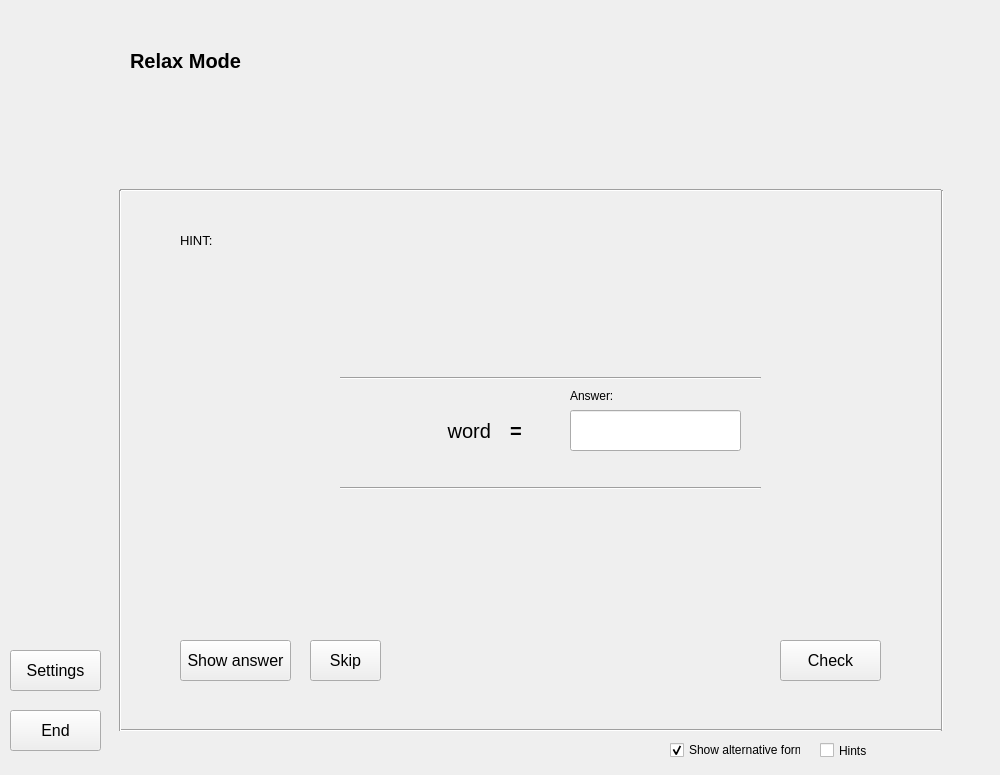
<?xml version="1.0" encoding="UTF-8"?>
<ui version="4.0">
 <class>RelaxMode</class>
 <widget class="QWidget" name="RelaxMode">
  <property name="geometry">
   <rect>
    <x>0</x>
    <y>0</y>
    <width>1000</width>
    <height>775</height>
   </rect>
  </property>
  <property name="windowTitle">
   <string>Langualizer alpha v1.2</string>
  </property>
  <property name="layoutDirection">
   <enum>Qt::LeftToRight</enum>
  </property>
  <widget class="QLabel" name="label">
   <property name="geometry">
    <rect>
     <x>130</x>
     <y>40</y>
     <width>131</width>
     <height>41</height>
    </rect>
   </property>
   <property name="font">
    <font>
     <pointsize>15</pointsize>
     <weight>75</weight>
     <bold>true</bold>
    </font>
   </property>
   <property name="text">
    <string>Relax Mode</string>
   </property>
  </widget>
  <widget class="QStackedWidget" name="stackedWidget">
   <property name="geometry">
    <rect>
     <x>130</x>
     <y>200</y>
     <width>811</width>
     <height>511</height>
    </rect>
   </property>
   <property name="currentIndex">
    <number>1</number>
   </property>
   <widget class="QWidget" name="page_start">
    <widget class="QPushButton" name="pushButton_start">
     <property name="geometry">
      <rect>
       <x>320</x>
       <y>200</y>
       <width>131</width>
       <height>51</height>
      </rect>
     </property>
     <property name="font">
      <font>
       <pointsize>12</pointsize>
       <weight>75</weight>
       <bold>true</bold>
      </font>
     </property>
     <property name="text">
      <string>Start</string>
     </property>
    </widget>
    <widget class="QLabel" name="label_2">
     <property name="geometry">
      <rect>
       <x>270</x>
       <y>80</y>
       <width>331</width>
       <height>71</height>
      </rect>
     </property>
     <property name="font">
      <font>
       <pointsize>12</pointsize>
      </font>
     </property>
     <property name="text">
      <string>Press Start when you are ready!</string>
     </property>
    </widget>
   </widget>
   <widget class="QWidget" name="page_2">
    <widget class="QLabel" name="label_3">
     <property name="geometry">
      <rect>
       <x>440</x>
       <y>180</y>
       <width>91</width>
       <height>31</height>
      </rect>
     </property>
     <property name="text">
      <string>Answer:</string>
     </property>
    </widget>
    <widget class="QLineEdit" name="lineEdit_answer">
     <property name="geometry">
      <rect>
       <x>440</x>
       <y>210</y>
       <width>171</width>
       <height>41</height>
      </rect>
     </property>
     <property name="font">
      <font>
       <pointsize>12</pointsize>
      </font>
     </property>
     <property name="toolTip">
      <string>Write the answer and press &lt;Enter&gt; or click &lt;Check&gt;.</string>
     </property>
     <property name="text">
      <string/>
     </property>
    </widget>
    <widget class="QLabel" name="label_5">
     <property name="geometry">
      <rect>
       <x>380</x>
       <y>210</y>
       <width>31</width>
       <height>41</height>
      </rect>
     </property>
     <property name="font">
      <font>
       <pointsize>15</pointsize>
       <weight>75</weight>
       <bold>true</bold>
      </font>
     </property>
     <property name="text">
      <string>=</string>
     </property>
    </widget>
    <widget class="QLabel" name="label_question">
     <property name="geometry">
      <rect>
       <x>10</x>
       <y>210</y>
       <width>351</width>
       <height>41</height>
      </rect>
     </property>
     <property name="font">
      <font>
       <pointsize>15</pointsize>
      </font>
     </property>
     <property name="toolTip">
      <string>TEST</string>
     </property>
     <property name="layoutDirection">
      <enum>Qt::LeftToRight</enum>
     </property>
     <property name="text">
      <string>word</string>
     </property>
     <property name="alignment">
      <set>Qt::AlignRight|Qt::AlignTrailing|Qt::AlignVCenter</set>
     </property>
    </widget>
    <widget class="QPushButton" name="pushButton_check">
     <property name="geometry">
      <rect>
       <x>650</x>
       <y>440</y>
       <width>101</width>
       <height>41</height>
      </rect>
     </property>
     <property name="font">
      <font>
       <pointsize>12</pointsize>
      </font>
     </property>
     <property name="text">
      <string>Check</string>
     </property>
    </widget>
    <widget class="QPushButton" name="pushButton_skip">
     <property name="geometry">
      <rect>
       <x>180</x>
       <y>440</y>
       <width>71</width>
       <height>41</height>
      </rect>
     </property>
     <property name="font">
      <font>
       <pointsize>12</pointsize>
      </font>
     </property>
     <property name="text">
      <string>Skip</string>
     </property>
    </widget>
    <widget class="QPushButton" name="pushButton_show_answer">
     <property name="geometry">
      <rect>
       <x>50</x>
       <y>440</y>
       <width>111</width>
       <height>41</height>
      </rect>
     </property>
     <property name="font">
      <font>
       <pointsize>12</pointsize>
      </font>
     </property>
     <property name="text">
      <string>Show answer</string>
     </property>
    </widget>
    <widget class="QLabel" name="label_hint_label">
     <property name="geometry">
      <rect>
       <x>50</x>
       <y>30</y>
       <width>71</width>
       <height>21</height>
      </rect>
     </property>
     <property name="font">
      <font>
       <pointsize>10</pointsize>
      </font>
     </property>
     <property name="text">
      <string>HINT:</string>
     </property>
    </widget>
    <widget class="QLabel" name="label_hint_word">
     <property name="geometry">
      <rect>
       <x>100</x>
       <y>30</y>
       <width>121</width>
       <height>21</height>
      </rect>
     </property>
     <property name="font">
      <font>
       <pointsize>12</pointsize>
      </font>
     </property>
     <property name="text">
      <string>&lt;Hint here&gt;</string>
     </property>
    </widget>
    <widget class="Line" name="line_5">
     <property name="geometry">
      <rect>
       <x>210</x>
       <y>280</y>
       <width>421</width>
       <height>16</height>
      </rect>
     </property>
     <property name="orientation">
      <enum>Qt::Horizontal</enum>
     </property>
    </widget>
    <widget class="Line" name="line_6">
     <property name="geometry">
      <rect>
       <x>210</x>
       <y>170</y>
       <width>421</width>
       <height>16</height>
      </rect>
     </property>
     <property name="orientation">
      <enum>Qt::Horizontal</enum>
     </property>
    </widget>
    <widget class="QLabel" name="label_response">
     <property name="geometry">
      <rect>
       <x>260</x>
       <y>310</y>
       <width>301</width>
       <height>41</height>
      </rect>
     </property>
     <property name="font">
      <font>
       <pointsize>12</pointsize>
       <weight>75</weight>
       <bold>true</bold>
      </font>
     </property>
     <property name="text">
      <string>&lt;RESPONSE&gt;</string>
     </property>
    </widget>
    <widget class="QLabel" name="label_alternative_text">
     <property name="geometry">
      <rect>
       <x>190</x>
       <y>250</y>
       <width>171</width>
       <height>41</height>
      </rect>
     </property>
     <property name="font">
      <font>
       <pointsize>10</pointsize>
      </font>
     </property>
     <property name="layoutDirection">
      <enum>Qt::LeftToRight</enum>
     </property>
     <property name="text">
      <string>&lt;alternative text&gt;</string>
     </property>
     <property name="alignment">
      <set>Qt::AlignRight|Qt::AlignTrailing|Qt::AlignVCenter</set>
     </property>
    </widget>
    <widget class="QLabel" name="label_answer">
     <property name="geometry">
      <rect>
       <x>450</x>
       <y>300</y>
       <width>321</width>
       <height>111</height>
      </rect>
     </property>
     <property name="font">
      <font>
       <pointsize>12</pointsize>
       <weight>75</weight>
       <bold>true</bold>
      </font>
     </property>
     <property name="text">
      <string>&lt;RIGHT ANSWER&gt;</string>
     </property>
    </widget>
   </widget>
  </widget>
  <widget class="QPushButton" name="pushButton_end">
   <property name="geometry">
    <rect>
     <x>10</x>
     <y>710</y>
     <width>91</width>
     <height>41</height>
    </rect>
   </property>
   <property name="font">
    <font>
     <pointsize>12</pointsize>
    </font>
   </property>
   <property name="text">
    <string>End</string>
   </property>
  </widget>
  <widget class="QPushButton" name="pushButton_settings">
   <property name="geometry">
    <rect>
     <x>10</x>
     <y>650</y>
     <width>91</width>
     <height>41</height>
    </rect>
   </property>
   <property name="font">
    <font>
     <pointsize>12</pointsize>
    </font>
   </property>
   <property name="text">
    <string>Settings</string>
   </property>
  </widget>
  <widget class="QLabel" name="label_correct">
   <property name="geometry">
    <rect>
     <x>200</x>
     <y>150</y>
     <width>41</width>
     <height>41</height>
    </rect>
   </property>
   <property name="font">
    <font>
     <pointsize>15</pointsize>
    </font>
   </property>
   <property name="text">
    <string/>
   </property>
   <property name="pixmap">
    <pixmap>../../Desktop/buttons/correct.png</pixmap>
   </property>
  </widget>
  <widget class="QLabel" name="label_wrong">
   <property name="geometry">
    <rect>
     <x>330</x>
     <y>150</y>
     <width>41</width>
     <height>41</height>
    </rect>
   </property>
   <property name="font">
    <font>
     <pointsize>15</pointsize>
    </font>
   </property>
   <property name="text">
    <string/>
   </property>
   <property name="pixmap">
    <pixmap>../../Desktop/buttons/wrong.png</pixmap>
   </property>
  </widget>
  <widget class="QCheckBox" name="checkBox_hints">
   <property name="geometry">
    <rect>
     <x>820</x>
     <y>740</y>
     <width>71</width>
     <height>21</height>
    </rect>
   </property>
   <property name="text">
    <string>Hints</string>
   </property>
  </widget>
  <widget class="QLabel" name="label_6">
   <property name="geometry">
    <rect>
     <x>520</x>
     <y>40</y>
     <width>461</width>
     <height>101</height>
    </rect>
   </property>
   <property name="font">
    <font>
     <pointsize>50</pointsize>
    </font>
   </property>
   <property name="text">
    <string/>
   </property>
   <property name="pixmap">
    <pixmap>../../Desktop/langualizer_logo.png</pixmap>
   </property>
  </widget>
  <widget class="Line" name="line">
   <property name="geometry">
    <rect>
     <x>120</x>
     <y>180</y>
     <width>821</width>
     <height>20</height>
    </rect>
   </property>
   <property name="orientation">
    <enum>Qt::Horizontal</enum>
   </property>
  </widget>
  <widget class="Line" name="line_2">
   <property name="geometry">
    <rect>
     <x>120</x>
     <y>720</y>
     <width>821</width>
     <height>20</height>
    </rect>
   </property>
   <property name="orientation">
    <enum>Qt::Horizontal</enum>
   </property>
  </widget>
  <widget class="Line" name="line_3">
   <property name="geometry">
    <rect>
     <x>110</x>
     <y>190</y>
     <width>21</width>
     <height>541</height>
    </rect>
   </property>
   <property name="orientation">
    <enum>Qt::Vertical</enum>
   </property>
  </widget>
  <widget class="Line" name="line_4">
   <property name="geometry">
    <rect>
     <x>932</x>
     <y>190</y>
     <width>21</width>
     <height>541</height>
    </rect>
   </property>
   <property name="orientation">
    <enum>Qt::Vertical</enum>
   </property>
  </widget>
  <widget class="QCheckBox" name="checkBox_show_alternative_form">
   <property name="geometry">
    <rect>
     <x>670</x>
     <y>740</y>
     <width>131</width>
     <height>20</height>
    </rect>
   </property>
   <property name="toolTip">
    <string>If checked show the piying/hiragana/katakana version of the word if listed added.</string>
   </property>
   <property name="text">
    <string>Show alternative form</string>
   </property>
   <property name="checked">
    <bool>true</bool>
   </property>
  </widget>
  <widget class="QLabel" name="label_correct_count">
   <property name="geometry">
    <rect>
     <x>110</x>
     <y>150</y>
     <width>81</width>
     <height>41</height>
    </rect>
   </property>
   <property name="font">
    <font>
     <pointsize>20</pointsize>
    </font>
   </property>
   <property name="layoutDirection">
    <enum>Qt::RightToLeft</enum>
   </property>
   <property name="text">
    <string/>
   </property>
   <property name="alignment">
    <set>Qt::AlignRight|Qt::AlignTrailing|Qt::AlignVCenter</set>
   </property>
  </widget>
  <widget class="QLabel" name="label_wrong_count">
   <property name="geometry">
    <rect>
     <x>240</x>
     <y>150</y>
     <width>81</width>
     <height>41</height>
    </rect>
   </property>
   <property name="font">
    <font>
     <pointsize>20</pointsize>
    </font>
   </property>
   <property name="layoutDirection">
    <enum>Qt::RightToLeft</enum>
   </property>
   <property name="text">
    <string/>
   </property>
   <property name="alignment">
    <set>Qt::AlignRight|Qt::AlignTrailing|Qt::AlignVCenter</set>
   </property>
  </widget>
 </widget>
 <tabstops>
  <tabstop>lineEdit_answer</tabstop>
  <tabstop>pushButton_check</tabstop>
  <tabstop>pushButton_show_answer</tabstop>
  <tabstop>pushButton_skip</tabstop>
  <tabstop>pushButton_settings</tabstop>
  <tabstop>pushButton_end</tabstop>
  <tabstop>checkBox_hints</tabstop>
  <tabstop>pushButton_start</tabstop>
 </tabstops>
 <resources/>
 <connections/>
</ui>
